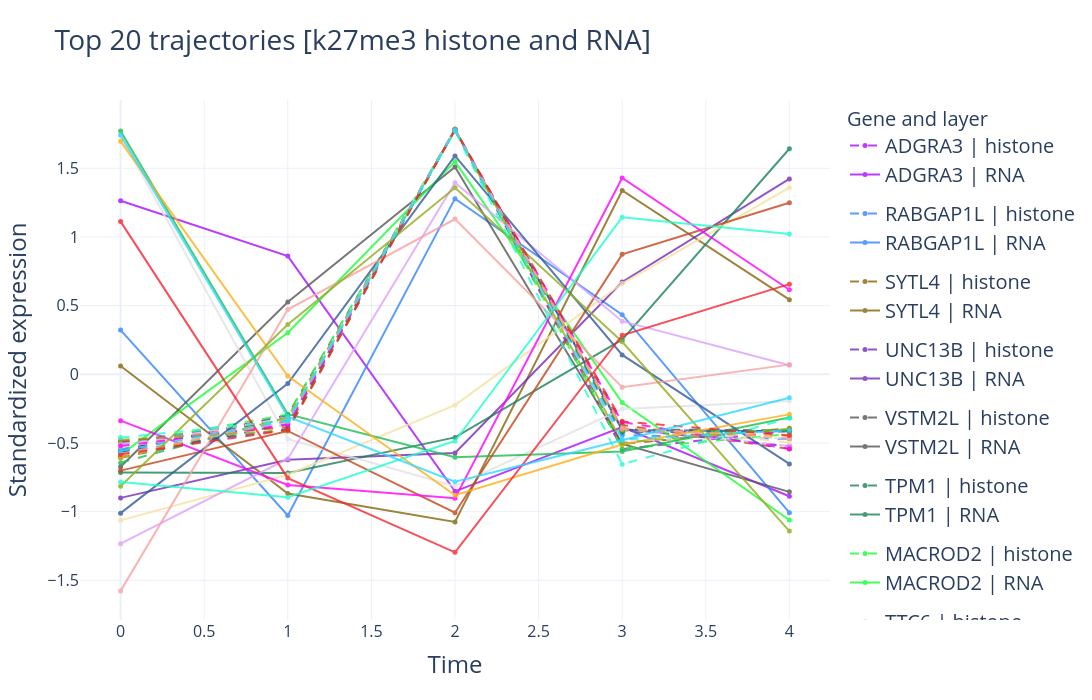

The notebook cell saved with this chart:
### Code cell
import re
import numpy as np
import pandas as pd
import plotly.graph_objects as go
from plotly.colors import qualitative


def to_base_gene_name(node_name):
    name = str(node_name)
    for suffix in ("_k9me2", "_k20me3", "_k27me3", "_rna_ai"):
        if name.endswith(suffix):
            name = name[: -len(suffix)]
            break
    return name.split("*")[0]


def infer_time_axis_from_columns(columns):
    parsed = []
    for col in columns:
        col_str = str(col)
        try:
            parsed.append(float(col_str))
            continue
        except (TypeError, ValueError):
            pass

        matches = re.findall(r"[-+]?\d*\.?\d+(?:[eE][-+]?\d+)?", col_str)
        if matches:
            parsed.append(float(matches[-1]))
        else:
            return np.arange(len(columns), dtype=float)

    return np.array(parsed, dtype=float)


def trajectories_per_gene(expression_df):
    if not isinstance(expression_df, pd.DataFrame) or expression_df.empty:
        raise ValueError("expression_df must be a non-empty pandas DataFrame")

    gene_index = pd.Index([to_base_gene_name(idx) for idx in expression_df.index], name="gene")
    return expression_df.groupby(gene_index).mean()


def plot_top_n_histone_rna_trajectories(
    ranked_genes_df,
    histone_expression_df,
    rna_expression_df,
    top_n=20,
    score_col="rna_expression_gene_closeness",
    title=None,
):
    if not isinstance(ranked_genes_df, pd.DataFrame) or ranked_genes_df.empty:
        raise ValueError("ranked_genes_df must be a non-empty pandas DataFrame")
    if top_n <= 0:
        raise ValueError("top_n must be a positive integer")

    if score_col not in ranked_genes_df.columns:
        numeric_cols = ranked_genes_df.select_dtypes(include=[np.number]).columns.tolist()
        if not numeric_cols:
            raise ValueError(f"Column '{score_col}' not found and no numeric fallback column is available")
        score_col = numeric_cols[0]

    ranked_scores = pd.Series(ranked_genes_df[score_col], dtype=float).dropna().sort_values(ascending=False)
    top_genes = ranked_scores.head(int(top_n)).index.astype(str).tolist()

    histone_gene_traj = trajectories_per_gene(histone_expression_df)
    rna_gene_traj = trajectories_per_gene(rna_expression_df)

    shared_genes = [g for g in top_genes if g in histone_gene_traj.index and g in rna_gene_traj.index]
    if not shared_genes:
        raise ValueError("No overlapping top genes between histone and RNA expression datasets")

    histone_top = histone_gene_traj.loc[shared_genes]
    rna_top = rna_gene_traj.loc[shared_genes]

    x_histone = infer_time_axis_from_columns(histone_top.columns)
    x_rna = infer_time_axis_from_columns(rna_top.columns)

    palette = (
        qualitative.Alphabet
        + qualitative.Dark24
        + qualitative.Plotly
        + qualitative.Set3
    )

    fig = go.Figure()
    for i, gene in enumerate(shared_genes):
        color = palette[i % len(palette)]

        fig.add_trace(
            go.Scatter(
                x=x_histone,
                y=histone_top.loc[gene].to_numpy(dtype=float),
                mode="lines+markers",
                name=f"{gene} | histone",
                legendgroup=str(gene),
                line=dict(color=color, width=2, dash="dash"),
                marker=dict(size=5),
                opacity=0.8,
                hovertemplate=(
                    "Gene: " + str(gene) + "<br>Layer: histone"
                    + "<br>Time: %{x}<br>Expression: %{y:.4f}<extra></extra>"
                ),
            )
        )

        fig.add_trace(
            go.Scatter(
                x=x_rna,
                y=rna_top.loc[gene].to_numpy(dtype=float),
                mode="lines+markers",
                name=f"{gene} | RNA",
                legendgroup=str(gene),
                line=dict(color=color, width=2),
                marker=dict(size=5),
                opacity=0.8,
                hovertemplate=(
                    "Gene: " + str(gene) + "<br>Layer: RNA"
                    + "<br>Time: %{x}<br>Expression: %{y:.4f}<extra></extra>"
                ),
            )
        )

    fig.update_layout(
    title=dict(
        text=title or f"Top {len(shared_genes)} Histone and RNA Trajectories",
        font=dict(size=28),
    ),
    xaxis_title="Time",
    yaxis_title="Standardized expression",
    xaxis=dict(title_font=dict(size=24), tickfont=dict(size=16)),
    yaxis=dict(title_font=dict(size=24), tickfont=dict(size=16)),
    template="plotly_white",
    width=1200,
    height=700,
    legend_title=dict(text="Gene and layer", font=dict(size=20)),
    legend=dict(font=dict(size=20)),
)
    fig.show()
    output_file_png = output_file_top_traj.with_suffix(".png")
    fig.write_image(output_file_png, scale=4, width=1200, height=700)
    print(f"Saved high-quality PNG to: {output_file_png.resolve()}")

    return fig, shared_genes, histone_top, rna_top


# Example usage on current cluster_comparison output
top_n_trajectories = 20
fig_top_n_all, shared_top_genes, histone_top_traj, rna_top_traj = plot_top_n_histone_rna_trajectories(
    ranked_genes_df=rna_gene_closeness_no_source,
    histone_expression_df=datasets[histone_layer_for_cluster],
    rna_expression_df=datasets["rna_ai"],
    top_n=top_n_trajectories,
    score_col="rna_expression_gene_closeness",
    title=(
        f"Top {top_n_trajectories} trajectories "
        f"[{histone_layer_for_cluster} histone and RNA]"
    ),
)

from pathlib import Path
traj_start_label = str(globals().get("histone_start_label", ""))
if not traj_start_label:
    traj_start_raw = str(globals().get("start_histone_node", "unknown"))
    traj_start_label = "".join(ch if ch.isalnum() or ch in ('-', '_') else '_' for ch in traj_start_raw)
output_file_top_traj = Path("Paper_results") / (
    f"top_{top_n_trajectories}_histone_rna_trajectories_{histone_layer_for_cluster}_{traj_start_label}_{opt}.html"
)
output_file_top_traj.parent.mkdir(parents=True, exist_ok=True)
fig_top_n_all.write_html(output_file_top_traj, include_plotlyjs="cdn")
print(f"Saved interactive plot to: {output_file_top_traj.resolve()}")

print(f"Shared genes plotted: {len(shared_top_genes)}")
print(shared_top_genes[:10])

pd.concat(
    [
        histone_top_traj.add_prefix("histone_"),
        rna_top_traj.add_prefix("rna_"),
    ],
    axis=1,
).head()

### Figure 1 — Plotly figure (JSON) as saved in the notebook; plotly's stock layout.template omitted (floating-point values rounded to 4 significant figures)
{"data": [{"hovertemplate": "Gene: ADGRA3<br>Layer: histone<br>Time: %{x}<br>Expression: %{y:.4f}<extra></extra>", "legendgroup": "ADGRA3", "line": {"color": "#AA0DFE", "dash": "dash", "width": 2}, "marker": {"size": 5}, "mode": "lines+markers", "name": "ADGRA3 | histone", "opacity": 0.8, "type": "scatter", "x": [0.0, 1.0, 2.0, 3.0, 4.0], "y": [-0.4957, -0.3306, 1.783, -0.5454, -0.4111]}, {"hovertemplate": "Gene: ADGRA3<br>Layer: RNA<br>Time: %{x}<br>Expression: %{y:.4f}<extra></extra>", "legendgroup": "ADGRA3", "line": {"color": "#AA0DFE", "width": 2}, "marker": {"size": 5}, "mode": "lines+markers", "name": "ADGRA3 | RNA", "opacity": 0.8, "type": "scatter", "x": [0.0, 1.0, 2.0, 3.0, 4.0], "y": [1.264, 0.8607, -0.8521, -0.3844, -0.8879]}, {"hovertemplate": "Gene: RABGAP1L<br>Layer: histone<br>Time: %{x}<br>Expression: %{y:.4f}<extra></extra>", "legendgroup": "RABGAP1L", "line": {"color": "#3283FE", "dash": "dash", "width": 2}, "marker": {"size": 5}, "mode": "lines+markers", "name": "RABGAP1L | histone", "opacity": 0.8, "type": "scatter", "x": [0.0, 1.0, 2.0, 3.0, 4.0], "y": [-0.5463, -0.3245, 1.783, -0.442, -0.4705]}, {"hovertemplate": "Gene: RABGAP1L<br>Layer: RNA<br>Time: %{x}<br>Expression: %{y:.4f}<extra></extra>", "legendgroup": "RABGAP1L", "line": {"color": "#3283FE", "width": 2}, "marker": {"size": 5}, "mode": "lines+markers", "name": "RABGAP1L | RNA", "opacity": 0.8, "type": "scatter", "x": [0.0, 1.0, 2.0, 3.0, 4.0], "y": [0.3219, -1.028, 1.279, 0.4344, -1.008]}, {"hovertemplate": "Gene: SYTL4<br>Layer: histone<br>Time: %{x}<br>Expression: %{y:.4f}<extra></extra>", "legendgroup": "SYTL4", "line": {"color": "#85660D", "dash": "dash", "width": 2}, "marker": {"size": 5}, "mode": "lines+markers", "name": "SYTL4 | histone", "opacity": 0.8, "type": "scatter", "x": [0.0, 1.0, 2.0, 3.0, 4.0], "y": [-0.5608, -0.3197, 1.781, -0.5078, -0.3923]}, {"hovertemplate": "Gene: SYTL4<br>Layer: RNA<br>Time: %{x}<br>Expression: %{y:.4f}<extra></extra>", "legendgroup": "SYTL4", "line": {"color": "#85660D", "width": 2}, "marker": {"size": 5}, "mode": "lines+markers", "name": "SYTL4 | RNA", "opacity": 0.8, "type": "scatter", "x": [0.0, 1.0, 2.0, 3.0, 4.0], "y": [0.06089, -0.868, -1.075, 1.339, 0.5434]}, {"hovertemplate": "Gene: UNC13B<br>Layer: histone<br>Time: %{x}<br>Expression: %{y:.4f}<extra></extra>", "legendgroup": "UNC13B", "line": {"color": "#782AB6", "dash": "dash", "width": 2}, "marker": {"size": 5}, "mode": "lines+markers", "name": "UNC13B | histone", "opacity": 0.8, "type": "scatter", "x": [0.0, 1.0, 2.0, 3.0, 4.0], "y": [-0.5583, -0.2975, 1.778, -0.3982, -0.5237]}, {"hovertemplate": "Gene: UNC13B<br>Layer: RNA<br>Time: %{x}<br>Expression: %{y:.4f}<extra></extra>", "legendgroup": "UNC13B", "line": {"color": "#782AB6", "width": 2}, "marker": {"size": 5}, "mode": "lines+markers", "name": "UNC13B | RNA", "opacity": 0.8, "type": "scatter", "x": [0.0, 1.0, 2.0, 3.0, 4.0], "y": [-0.8999, -0.622, -0.5728, 0.6724, 1.422]}, {"hovertemplate": "Gene: VSTM2L<br>Layer: histone<br>Time: %{x}<br>Expression: %{y:.4f}<extra></extra>", "legendgroup": "VSTM2L", "line": {"color": "#565656", "dash": "dash", "width": 2}, "marker": {"size": 5}, "mode": "lines+markers", "name": "VSTM2L | histone", "opacity": 0.8, "type": "scatter", "x": [0.0, 1.0, 2.0, 3.0, 4.0], "y": [-0.6074, -0.3609, 1.778, -0.4005, -0.4088]}, {"hovertemplate": "Gene: VSTM2L<br>Layer: RNA<br>Time: %{x}<br>Expression: %{y:.4f}<extra></extra>", "legendgroup": "VSTM2L", "line": {"color": "#565656", "width": 2}, "marker": {"size": 5}, "mode": "lines+markers", "name": "VSTM2L | RNA", "opacity": 0.8, "type": "scatter", "x": [0.0, 1.0, 2.0, 3.0, 4.0], "y": [-0.673, 0.526, 1.51, -0.5071, -0.856]}, {"hovertemplate": "Gene: TPM1<br>Layer: histone<br>Time: %{x}<br>Expression: %{y:.4f}<extra></extra>", "legendgroup": "TPM1", "line": {"color": "#1C8356", "dash": "dash", "width": 2}, "marker": {"size": 5}, "mode": "lines+markers", "name": "TPM1 | histone", "opacity": 0.8, "type": "scatter", "x": [0.0, 1.0, 2.0, 3.0, 4.0], "y": [-0.6024, -0.3381, 1.778, -0.4225, -0.4154]}, {"hovertemplate": "Gene: TPM1<br>Layer: RNA<br>Time: %{x}<br>Expression: %{y:.4f}<extra></extra>", "legendgroup": "TPM1", "line": {"color": "#1C8356", "width": 2}, "marker": {"size": 5}, "mode": "lines+markers", "name": "TPM1 | RNA", "opacity": 0.8, "type": "scatter", "x": [0.0, 1.0, 2.0, 3.0, 4.0], "y": [-0.7158, -0.7187, -0.4596, 0.2519, 1.642]}, {"hovertemplate": "Gene: MACROD2<br>Layer: histone<br>Time: %{x}<br>Expression: %{y:.4f}<extra></extra>", "legendgroup": "MACROD2", "line": {"color": "#16FF32", "dash": "dash", "width": 2}, "marker": {"size": 5}, "mode": "lines+markers", "name": "MACROD2 | histone", "opacity": 0.8, "type": "scatter", "x": [0.0, 1.0, 2.0, 3.0, 4.0], "y": [-0.5106, -0.2919, 1.78, -0.542, -0.4356]}, {"hovertemplate": "Gene: MACROD2<br>Layer: RNA<br>Time: %{x}<br>Expression: %{y:.4f}<extra></extra>", "legendgroup": "MACROD2", "line": {"color": "#16FF32", "width": 2}, "marker": {"size": 5}, "mode": "lines+markers", "name": "MACROD2 | RNA", "opacity": 0.8, "type": "scatter", "x": [0.0, 1.0, 2.0, 3.0, 4.0], "y": [-0.5846, 0.3026, 1.549, -0.2057, -1.061]}, {"hovertemplate": "Gene: TTC6<br>Layer: histone<br>Time: %{x}<br>Expression: %{y:.4f}<extra></extra>", "legendgroup": "TTC6", "line": {"color": "#F7E1A0", "dash": "dash", "width": 2}, "marker": {"size": 5}, "mode": "lines+markers", "name": "TTC6 | histone", "opacity": 0.8, "type": "scatter", "x": [0.0, 1.0, 2.0, 3.0, 4.0], "y": [-0.5231, -0.3913, 1.785, -0.3746, -0.4961]}, {"hovertemplate": "Gene: TTC6<br>Layer: RNA<br>Time: %{x}<br>Expression: %{y:.4f}<extra></extra>", "legendgroup": "TTC6", "line": {"color": "#F7E1A0", "width": 2}, "marker": {"size": 5}, "mode": "lines+markers", "name": "TTC6 | RNA", "opacity": 0.8, "type": "scatter", "x": [0.0, 1.0, 2.0, 3.0, 4.0], "y": [-1.064, -0.7312, -0.2249, 0.6608, 1.359]}, {"hovertemplate": "Gene: HADH<br>Layer: histone<br>Time: %{x}<br>Expression: %{y:.4f}<extra></extra>", "legendgroup": "HADH", "line": {"color": "#E2E2E2", "dash": "dash", "width": 2}, "marker": {"size": 5}, "mode": "lines+markers", "name": "HADH | histone", "opacity": 0.8, "type": "scatter", "x": [0.0, 1.0, 2.0, 3.0, 4.0], "y": [-0.5226, -0.3173, 1.783, -0.4825, -0.461]}, {"hovertemplate": "Gene: HADH<br>Layer: RNA<br>Time: %{x}<br>Expression: %{y:.4f}<extra></extra>", "legendgroup": "HADH", "line": {"color": "#E2E2E2", "width": 2}, "marker": {"size": 5}, "mode": "lines+markers", "name": "HADH | RNA", "opacity": 0.8, "type": "scatter", "x": [0.0, 1.0, 2.0, 3.0, 4.0], "y": [1.735, -0.4716, -0.8152, -0.2535, -0.195]}, {"hovertemplate": "Gene: OXER1<br>Layer: histone<br>Time: %{x}<br>Expression: %{y:.4f}<extra></extra>", "legendgroup": "OXER1", "line": {"color": "#1CBE4F", "dash": "dash", "width": 2}, "marker": {"size": 5}, "mode": "lines+markers", "name": "OXER1 | histone", "opacity": 0.8, "type": "scatter", "x": [0.0, 1.0, 2.0, 3.0, 4.0], "y": [-0.6433, -0.3121, 1.775, -0.409, -0.4107]}, {"hovertemplate": "Gene: OXER1<br>Layer: RNA<br>Time: %{x}<br>Expression: %{y:.4f}<extra></extra>", "legendgroup": "OXER1", "line": {"color": "#1CBE4F", "width": 2}, "marker": {"size": 5}, "mode": "lines+markers", "name": "OXER1 | RNA", "opacity": 0.8, "type": "scatter", "x": [0.0, 1.0, 2.0, 3.0, 4.0], "y": [1.771, -0.2905, -0.6042, -0.5619, -0.3143]}, {"hovertemplate": "Gene: AR<br>Layer: histone<br>Time: %{x}<br>Expression: %{y:.4f}<extra></extra>", "legendgroup": "AR", "line": {"color": "#C4451C", "dash": "dash", "width": 2}, "marker": {"size": 5}, "mode": "lines+markers", "name": "AR | histone", "opacity": 0.8, "type": "scatter", "x": [0.0, 1.0, 2.0, 3.0, 4.0], "y": [-0.487, -0.3841, 1.784, -0.3691, -0.5437]}, {"hovertemplate": "Gene: AR<br>Layer: RNA<br>Time: %{x}<br>Expression: %{y:.4f}<extra></extra>", "legendgroup": "AR", "line": {"color": "#C4451C", "width": 2}, "marker": {"size": 5}, "mode": "lines+markers", "name": "AR | RNA", "opacity": 0.8, "type": "scatter", "x": [0.0, 1.0, 2.0, 3.0, 4.0], "y": [-0.7012, -0.4126, -1.008, 0.8733, 1.249]}, {"hovertemplate": "Gene: SGMS1<br>Layer: histone<br>Time: %{x}<br>Expression: %{y:.4f}<extra></extra>", "legendgroup": "SGMS1", "line": {"color": "#DEA0FD", "dash": "dash", "width": 2}, "marker": {"size": 5}, "mode": "lines+markers", "name": "SGMS1 | histone", "opacity": 0.8, "type": "scatter", "x": [0.0, 1.0, 2.0, 3.0, 4.0], "y": [-0.5076, -0.3562, 1.784, -0.3984, -0.5222]}, {"hovertemplate": "Gene: SGMS1<br>Layer: RNA<br>Time: %{x}<br>Expression: %{y:.4f}<extra></extra>", "legendgroup": "SGMS1", "line": {"color": "#DEA0FD", "width": 2}, "marker": {"size": 5}, "mode": "lines+markers", "name": "SGMS1 | RNA", "opacity": 0.8, "type": "scatter", "x": [0.0, 1.0, 2.0, 3.0, 4.0], "y": [-1.233, -0.6148, 1.395, 0.387, 0.06613]}, {"hovertemplate": "Gene: RHOH<br>Layer: histone<br>Time: %{x}<br>Expression: %{y:.4f}<extra></extra>", "legendgroup": "RHOH", "line": {"color": "#FE00FA", "dash": "dash", "width": 2}, "marker": {"size": 5}, "mode": "lines+markers", "name": "RHOH | histone", "opacity": 0.8, "type": "scatter", "x": [0.0, 1.0, 2.0, 3.0, 4.0], "y": [-0.5229, -0.3672, 1.781, -0.348, -0.5425]}, {"hovertemplate": "Gene: RHOH<br>Layer: RNA<br>Time: %{x}<br>Expression: %{y:.4f}<extra></extra>", "legendgroup": "RHOH", "line": {"color": "#FE00FA", "width": 2}, "marker": {"size": 5}, "mode": "lines+markers", "name": "RHOH | RNA", "opacity": 0.8, "type": "scatter", "x": [0.0, 1.0, 2.0, 3.0, 4.0], "y": [-0.3374, -0.8061, -0.9018, 1.43, 0.6155]}, {"hovertemplate": "Gene: SMPD3<br>Layer: histone<br>Time: %{x}<br>Expression: %{y:.4f}<extra></extra>", "legendgroup": "SMPD3", "line": {"color": "#325A9B", "dash": "dash", "width": 2}, "marker": {"size": 5}, "mode": "lines+markers", "name": "SMPD3 | histone", "opacity": 0.8, "type": "scatter", "x": [0.0, 1.0, 2.0, 3.0, 4.0], "y": [-0.5644, -0.3991, 1.785, -0.4062, -0.4149]}, {"hovertemplate": "Gene: SMPD3<br>Layer: RNA<br>Time: %{x}<br>Expression: %{y:.4f}<extra></extra>", "legendgroup": "SMPD3", "line": {"color": "#325A9B", "width": 2}, "marker": {"size": 5}, "mode": "lines+markers", "name": "SMPD3 | RNA", "opacity": 0.8, "type": "scatter", "x": [0.0, 1.0, 2.0, 3.0, 4.0], "y": [-1.011, -0.06684, 1.59, 0.1411, -0.6528]}, {"hovertemplate": "Gene: THSD4<br>Layer: histone<br>Time: %{x}<br>Expression: %{y:.4f}<extra></extra>", "legendgroup": "THSD4", "line": {"color": "#FEAF16", "dash": "dash", "width": 2}, "marker": {"size": 5}, "mode": "lines+markers", "name": "THSD4 | histone", "opacity": 0.8, "type": "scatter", "x": [0.0, 1.0, 2.0, 3.0, 4.0], "y": [-0.6063, -0.3212, 1.778, -0.402, -0.4483]}, {"hovertemplate": "Gene: THSD4<br>Layer: RNA<br>Time: %{x}<br>Expression: %{y:.4f}<extra></extra>", "legendgroup": "THSD4", "line": {"color": "#FEAF16", "width": 2}, "marker": {"size": 5}, "mode": "lines+markers", "name": "THSD4 | RNA", "opacity": 0.8, "type": "scatter", "x": [0.0, 1.0, 2.0, 3.0, 4.0], "y": [1.696, -0.01308, -0.8807, -0.5109, -0.2918]}, {"hovertemplate": "Gene: XPNPEP1<br>Layer: histone<br>Time: %{x}<br>Expression: %{y:.4f}<extra></extra>", "legendgroup": "XPNPEP1", "line": {"color": "#F8A19F", "dash": "dash", "width": 2}, "marker": {"size": 5}, "mode": "lines+markers", "name": "XPNPEP1 | histone", "opacity": 0.8, "type": "scatter", "x": [0.0, 1.0, 2.0, 3.0, 4.0], "y": [-0.5791, -0.3433, 1.782, -0.392, -0.4675]}, {"hovertemplate": "Gene: XPNPEP1<br>Layer: RNA<br>Time: %{x}<br>Expression: %{y:.4f}<extra></extra>", "legendgroup": "XPNPEP1", "line": {"color": "#F8A19F", "width": 2}, "marker": {"size": 5}, "mode": "lines+markers", "name": "XPNPEP1 | RNA", "opacity": 0.8, "type": "scatter", "x": [0.0, 1.0, 2.0, 3.0, 4.0], "y": [-1.577, 0.4713, 1.13, -0.09472, 0.0704]}, {"hovertemplate": "Gene: ERAP1<br>Layer: histone<br>Time: %{x}<br>Expression: %{y:.4f}<extra></extra>", "legendgroup": "ERAP1", "line": {"color": "#90AD1C", "dash": "dash", "width": 2}, "marker": {"size": 5}, "mode": "lines+markers", "name": "ERAP1 | histone", "opacity": 0.8, "type": "scatter", "x": [0.0, 1.0, 2.0, 3.0, 4.0], "y": [-0.477, -0.4119, 1.784, -0.4984, -0.3967]}, {"hovertemplate": "Gene: ERAP1<br>Layer: RNA<br>Time: %{x}<br>Expression: %{y:.4f}<extra></extra>", "legendgroup": "ERAP1", "line": {"color": "#90AD1C", "width": 2}, "marker": {"size": 5}, "mode": "lines+markers", "name": "ERAP1 | RNA", "opacity": 0.8, "type": "scatter", "x": [0.0, 1.0, 2.0, 3.0, 4.0], "y": [-0.8153, 0.3621, 1.358, 0.2371, -1.142]}, {"hovertemplate": "Gene: SGPP1<br>Layer: histone<br>Time: %{x}<br>Expression: %{y:.4f}<extra></extra>", "legendgroup": "SGPP1", "line": {"color": "#F6222E", "dash": "dash", "width": 2}, "marker": {"size": 5}, "mode": "lines+markers", "name": "SGPP1 | histone", "opacity": 0.8, "type": "scatter", "x": [0.0, 1.0, 2.0, 3.0, 4.0], "y": [-0.5832, -0.4058, 1.779, -0.3444, -0.4452]}, {"hovertemplate": "Gene: SGPP1<br>Layer: RNA<br>Time: %{x}<br>Expression: %{y:.4f}<extra></extra>", "legendgroup": "SGPP1", "line": {"color": "#F6222E", "width": 2}, "marker": {"size": 5}, "mode": "lines+markers", "name": "SGPP1 | RNA", "opacity": 0.8, "type": "scatter", "x": [0.0, 1.0, 2.0, 3.0, 4.0], "y": [1.112, -0.7559, -1.297, 0.2843, 0.6564]}, {"hovertemplate": "Gene: UNC5C<br>Layer: histone<br>Time: %{x}<br>Expression: %{y:.4f}<extra></extra>", "legendgroup": "UNC5C", "line": {"color": "#1CFFCE", "dash": "dash", "width": 2}, "marker": {"size": 5}, "mode": "lines+markers", "name": "UNC5C | histone", "opacity": 0.8, "type": "scatter", "x": [0.0, 1.0, 2.0, 3.0, 4.0], "y": [-0.4611, -0.3367, 1.773, -0.655, -0.32]}, {"hovertemplate": "Gene: UNC5C<br>Layer: RNA<br>Time: %{x}<br>Expression: %{y:.4f}<extra></extra>", "legendgroup": "UNC5C", "line": {"color": "#1CFFCE", "width": 2}, "marker": {"size": 5}, "mode": "lines+markers", "name": "UNC5C | RNA", "opacity": 0.8, "type": "scatter", "x": [0.0, 1.0, 2.0, 3.0, 4.0], "y": [-0.784, -0.8944, -0.4859, 1.143, 1.021]}, {"hovertemplate": "Gene: DMD<br>Layer: histone<br>Time: %{x}<br>Expression: %{y:.4f}<extra></extra>", "legendgroup": "DMD", "line": {"color": "#2ED9FF", "dash": "dash", "width": 2}, "marker": {"size": 5}, "mode": "lines+markers", "name": "DMD | histone", "opacity": 0.8, "type": "scatter", "x": [0.0, 1.0, 2.0, 3.0, 4.0], "y": [-0.5572, -0.3382, 1.778, -0.4737, -0.4089]}, {"hovertemplate": "Gene: DMD<br>Layer: RNA<br>Time: %{x}<br>Expression: %{y:.4f}<extra></extra>", "legendgroup": "DMD", "line": {"color": "#2ED9FF", "width": 2}, "marker": {"size": 5}, "mode": "lines+markers", "name": "DMD | RNA", "opacity": 0.8, "type": "scatter", "x": [0.0, 1.0, 2.0, 3.0, 4.0], "y": [1.742, -0.3084, -0.7825, -0.4796, -0.171]}], "layout": {"height": 700, "legend": {"font": {"size": 20}, "title": {"font": {"size": 20}, "text": "Gene and layer"}}, "title": {"font": {"size": 28}, "text": "Top 20 trajectories [k27me3 histone and RNA]"}, "width": 1200, "xaxis": {"tickfont": {"size": 16}, "title": {"font": {"size": 24}, "text": "Time"}}, "yaxis": {"tickfont": {"size": 16}, "title": {"font": {"size": 24}, "text": "Standardized expression"}}}}
